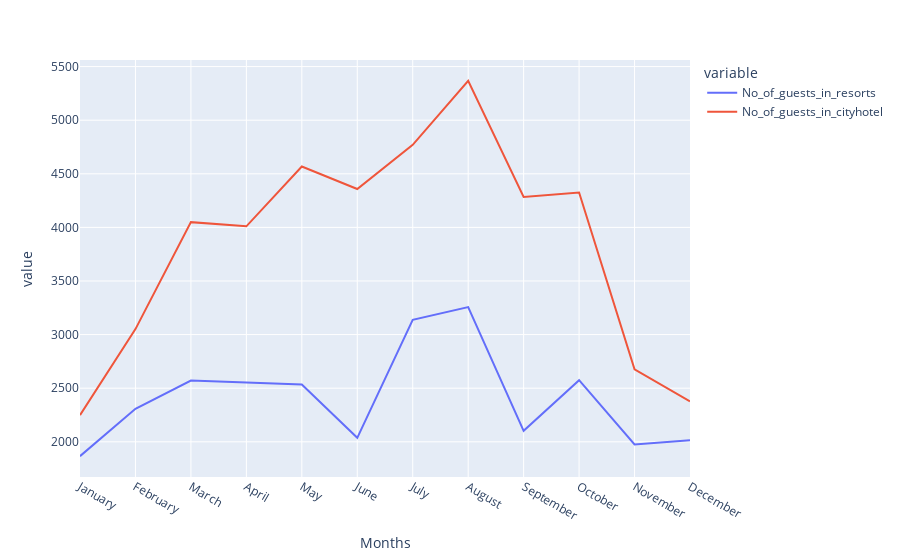

Notebook source saved alongside this figure:
### Code cell
px.line(data_frame= final_rush, x = 'Months', y = ['No_of_guests_in_resorts' ,'No_of_guests_in_cityhotel'])

### Figure 1 — Plotly figure (JSON) as saved in the notebook; plotly's stock layout.template omitted (floating-point values rounded to 4 significant figures)
{"data": [{"hovertemplate": "variable=No_of_guests_in_resorts<br>Months=%{x}<br>value=%{y}<extra></extra>", "legendgroup": "No_of_guests_in_resorts", "line": {"color": "#636efa", "dash": "solid"}, "marker": {"symbol": "circle"}, "mode": "lines", "name": "No_of_guests_in_resorts", "orientation": "v", "showlegend": true, "type": "scatter", "x": ["January", "February", "March", "April", "May", "June", "July", "August", "September", "October", "November", "December"], "xaxis": "x", "y": [1866, 2308, 2571, 2550, 2535, 2037, 3137, 3257, 2102, 2575, 1975, 2014], "yaxis": "y"}, {"hovertemplate": "variable=No_of_guests_in_cityhotel<br>Months=%{x}<br>value=%{y}<extra></extra>", "legendgroup": "No_of_guests_in_cityhotel", "line": {"color": "#EF553B", "dash": "solid"}, "marker": {"symbol": "circle"}, "mode": "lines", "name": "No_of_guests_in_cityhotel", "orientation": "v", "showlegend": true, "type": "scatter", "x": ["January", "February", "March", "April", "May", "June", "July", "August", "September", "October", "November", "December"], "xaxis": "x", "y": [2249, 3051, 4049, 4010, 4568, 4358, 4770, 5367, 4283, 4326, 2676, 2377], "yaxis": "y"}], "layout": {"legend": {"title": {"text": "variable"}, "tracegroupgap": 0}, "margin": {"t": 60}, "xaxis": {"anchor": "y", "domain": [0, 1], "title": {"text": "Months"}}, "yaxis": {"anchor": "x", "domain": [0, 1], "title": {"text": "value"}}}}
